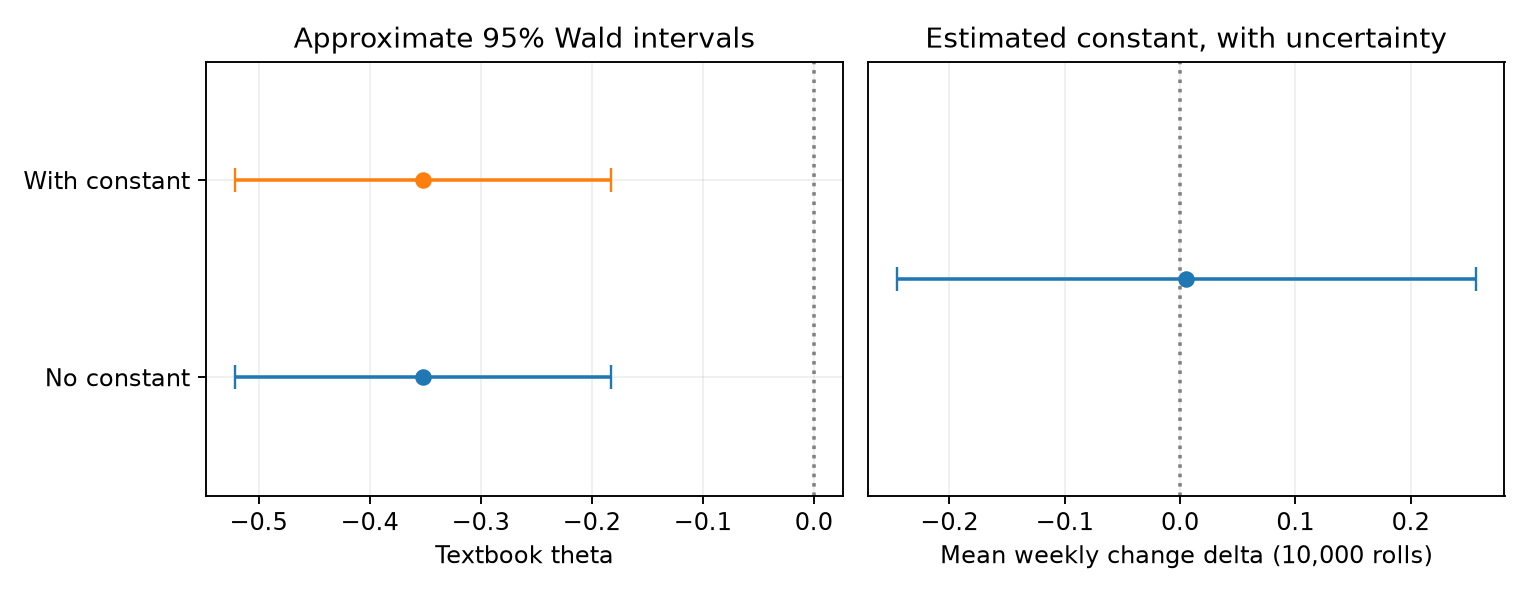

Source code (Python):
import json
import warnings
from pathlib import Path
import numpy as np
import matplotlib
matplotlib.use('Agg')
import matplotlib.pyplot as plt
from scipy.stats import norm, chi2
from statsmodels.tsa.arima.model import ARIMA


def fit_model(z, constant):
    model = ARIMA(z, order=(0,0,1), trend='c' if constant else 'n', enforce_invertibility=True)
    with warnings.catch_warnings(record=True) as caught:
        warnings.simplefilter('always')
        fit = model.fit(method='statespace', cov_type='oim', method_kwargs={'maxiter': 300, 'disp': 0, 'pgtol': 1e-10, 'factr': 100.0})
    signs = np.array([1., -1., 1.] if constant else [-1., 1.])
    names = ['delta','theta','sigma2'] if constant else ['theta','sigma2']
    estimates = signs * fit.params
    covariance = np.outer(signs,signs)*fit.cov_params()
    rows = {}
    for name, estimate, se in zip(names, estimates, np.sqrt(np.diag(covariance))):
        statistic = estimate/se
        rows[name] = {'estimate': float(estimate), 'se': float(se), 'z': float(statistic),
                      'two_sided_normal_p': float(2*norm.sf(abs(statistic))),
                      'wald_95_interval': [float(estimate-1.96*se),float(estimate+1.96*se)]}
    return {'parameters': rows, 'covariance': covariance.tolist(), 'parameter_order': names,
            'covariance_method': 'observed information matrix, statsmodels oim',
            'loglike': float(fit.llf), 'aic': float(fit.aic), 'bic': float(fit.bic),
            'converged': bool(fit.mle_retvals['converged']), 'iterations': int(fit.mle_retvals['iterations']),
            'warnings': [str(w.message) for w in caught]}


def main():
    y = np.genfromtxt('paper_towels.csv', delimiter=',', skip_header=1)[:,1]
    z = np.diff(y)
    no = fit_model(z,False)
    yes = fit_model(z,True)
    lr = 2*(yes['loglike']-no['loglike'])
    delta = yes['parameters']['delta']
    result = {'n': len(z), 'no_constant': no, 'with_constant': yes,
              'likelihood_ratio': {'statistic': lr,'df':1,'asymptotic_p':float(chi2.sf(lr,1))},
              'delta_rolls_per_week': {'estimate':delta['estimate']*10000,
                                      'wald_95_interval':[v*10000 for v in delta['wald_95_interval']]},
              'note':'Exact Gaussian likelihood on first differences. No residual diagnostics. Wald intervals and tests are asymptotic, conditional on the specified model.'}
    fig,axs = plt.subplots(1,2,figsize=(9,3.5))
    for j,(label,fit) in enumerate([('No constant',no),('With constant',yes)]):
        row = fit['parameters']['theta']
        axs[0].errorbar(row['estimate'],j,xerr=1.96*row['se'],fmt='o',capsize=5,label=label)
    axs[0].set(yticks=[0,1],yticklabels=['No constant','With constant'],xlabel='Textbook theta',title='Approximate 95% Wald intervals',ylim=(-.6,1.6))
    axs[0].axvline(0,color='gray',linestyle=':')
    axs[1].errorbar(delta['estimate'],0,xerr=1.96*delta['se'],fmt='o',capsize=5)
    axs[1].axvline(0,color='gray',linestyle=':')
    axs[1].set(yticks=[],xlabel='Mean weekly change delta (10,000 rolls)',title='Estimated constant, with uncertainty',ylim=(-1,1))
    for ax in axs: ax.grid(alpha=.2)
    fig.tight_layout()
    fig.savefig('turn05_uncertainty.png',dpi=170)
    plt.close(fig)
    Path('turn05_uncertainty.json').write_text(json.dumps(result,indent=2))
    print(json.dumps(result,indent=2))


if __name__ == '__main__':
    main()
